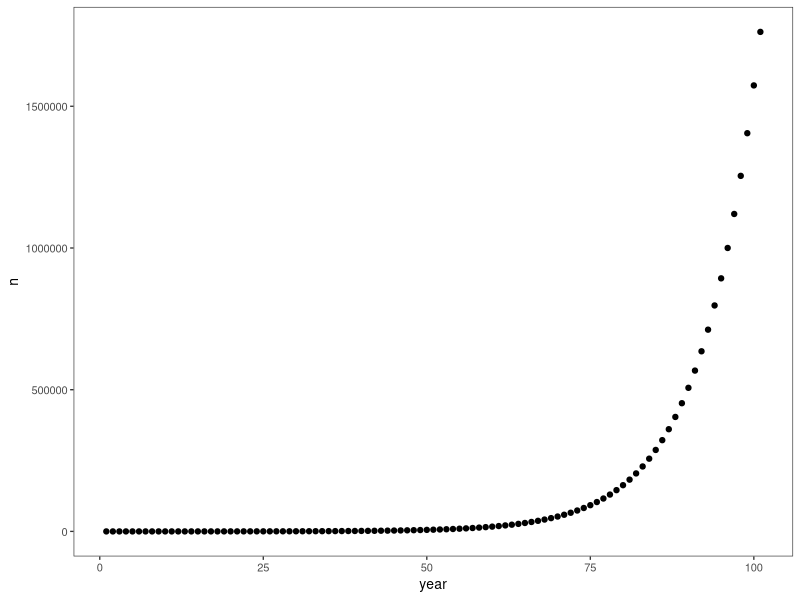
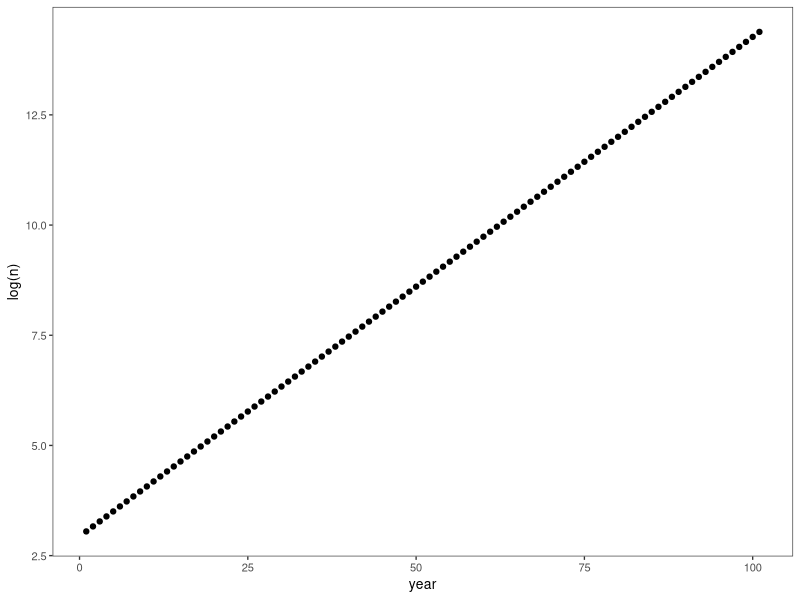
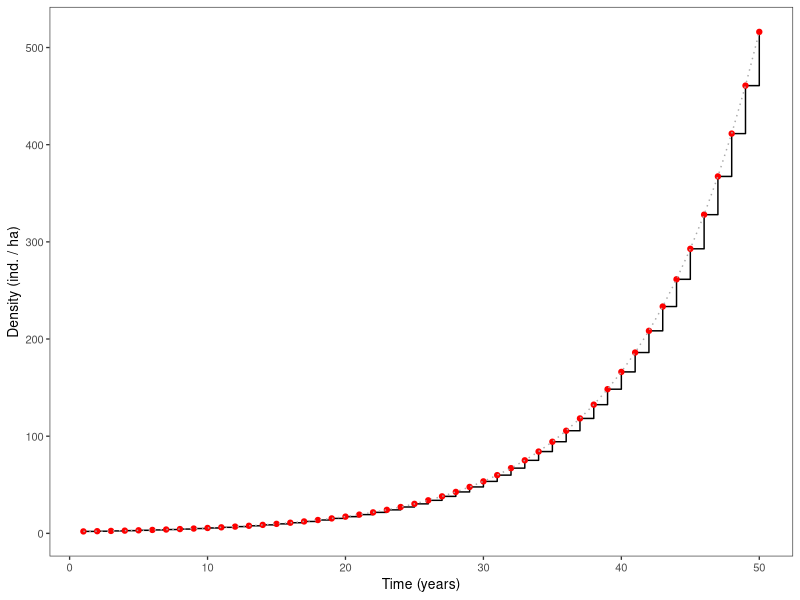
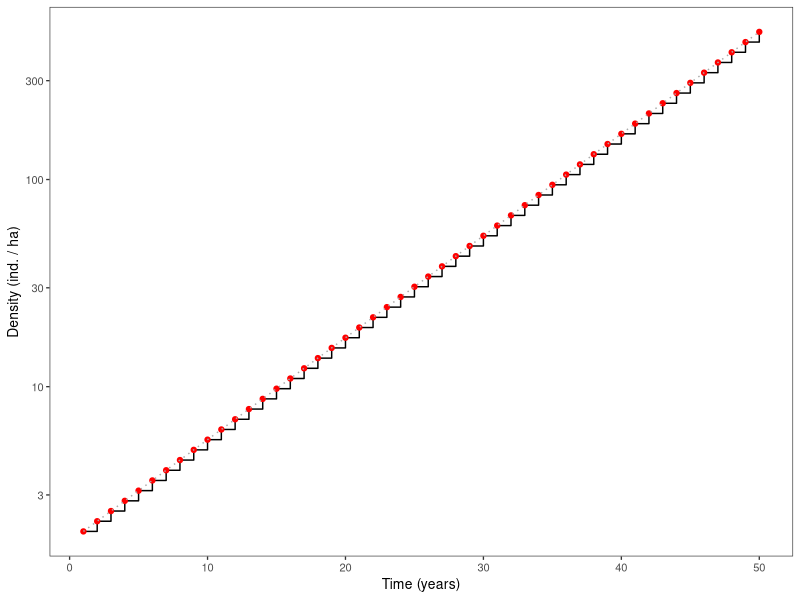

Reproduce these figures in R, in order.
################################################################################
##' @title Lionfish: measuring geometric growth
##' @author Robin Elahi
##' @contact elahi@stanford.edu
##' @date 2022-01-06
##' @log 
################################################################################

##### PACKAGES, DATA #####
library(tidyverse)
library(here)

theme_set(theme_bw(base_size = 10) + 
            theme(panel.grid = element_blank(), 
                  strip.background = element_blank())
)

##### LIONFISH #####

lambda <- 1.12 # Morris et al. 2011, Bioinvasions
N <- 21.1 # individuals per hectare; Whitfield et al. 2007

## Use for loop to:

# Calculate lionfish density 1 year from now
lambda * N

# Calculate lionfish density 100 years from now

# Vector of population size
n_years <- 101 # 100 years from the start, in this case start = 1
n_vec <- vector(length = n_years)
n_vec[1] <- N

for(i in 2:n_years){
  n_vec[i] <- lambda * n_vec[i - 1]
}

n_vec[101]

lambda^(100) * N

d <- tibble(year = 1:n_years, n = n_vec)

# How many years will it take for the population to double?
d # approximately in year 7 (so 6 years later)
log(2) / log(lambda) # exact answer, 6.1 years

# 10-fold increase 
d %>% print(n = 30) #will take about 21 years

# Plot the results as a function of time (natural scale and semi-log scale)

# Natural scale
d %>% 
  ggplot(aes(x = year, y = n)) + 
  geom_point()

# Semi-log scale
d %>% 
  ggplot(aes(x = year, y = log(n))) + 
  geom_point()

## Question from lab
# Based on what we know about the finite growth rate of the population, how long did the population take to increase from 2 to 22.1ind/ha?

N0 <- 2
tmax <- 50
nt <- numeric(tmax)
nt[1] <- N0

for (t in 1:(tmax - 1)) { 
  nt[t + 1] <- lambda * nt[t]
}

nt
d <- tibble(year = 1:tmax, density = nt)
d %>% 
  ggplot(aes(x = year, y = density)) + 
  geom_step() + 
  geom_point(color = 'red') + 
  geom_line(color = "darkgray", linetype = 3) + 
  labs(x = "Time (years)", y = "Density (ind. / ha)")

# Semi-log scale
d %>% 
  ggplot(aes(x = year, y = density)) + 
  geom_step() + 
  geom_point(color = 'red') + 
  geom_line(color = "darkgray", linetype = 3) + 
  labs(x = "Time (years)", y = "Density (ind. / ha)") + 
  scale_y_log10()

d %>% print(n = 25)

# Create multiplier
mult <- 22.1 / 2
mult

log(mult) / log(lambda)
